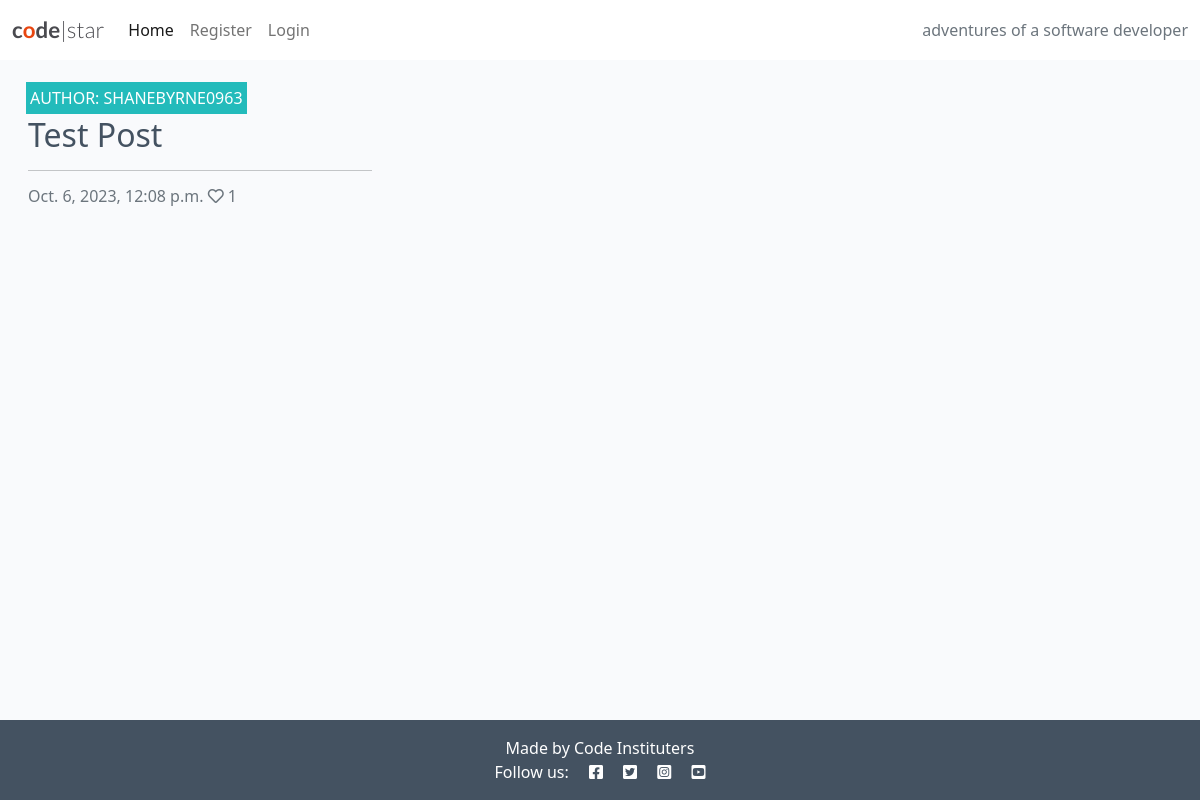
The app's page /, older data.
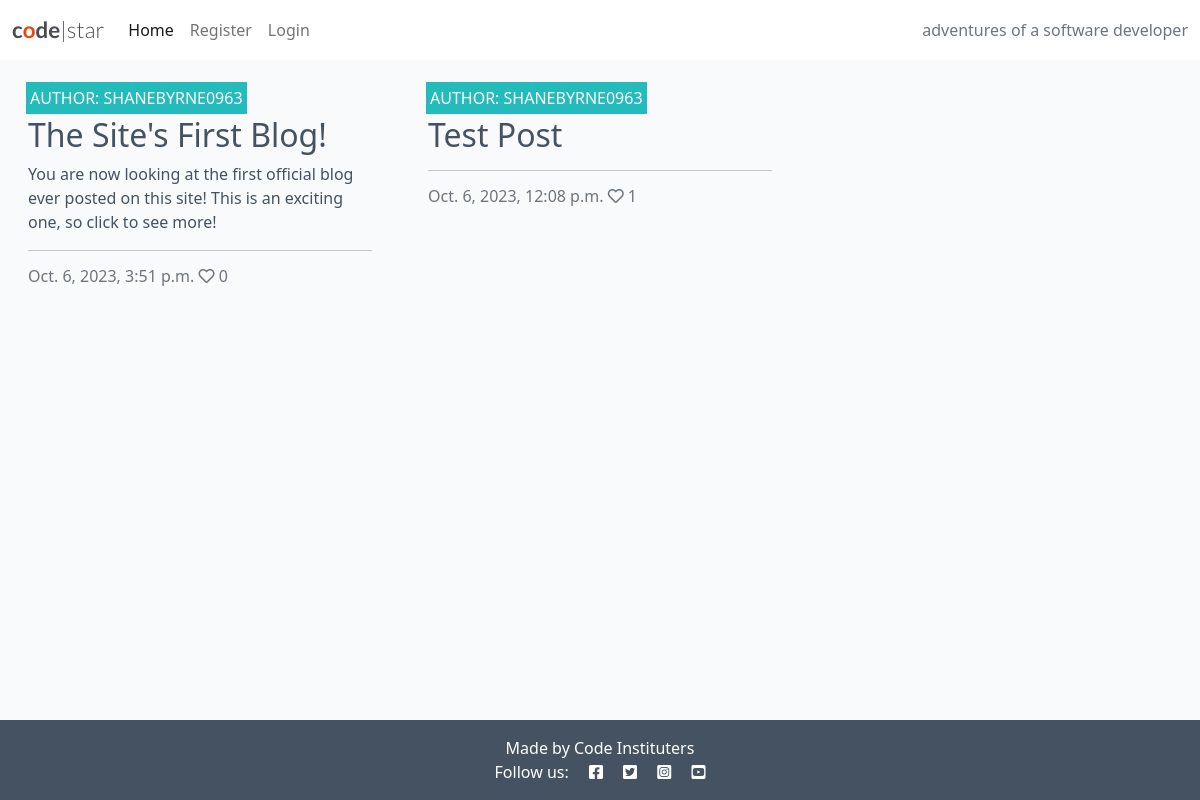
The same page, newer data.
### blog/models.py (models this page shows, shortened)
class Post(models.Model):
    title = models.CharField(max_length=200, unique=True)
    slug = models.SlugField(max_length=200, unique=True)
    author = models.ForeignKey(
        User,
        on_delete=models.CASCADE,
        related_name='blog_posts'
    )
    updated_on_date = models.DateTimeField(auto_now=True)
    content = models.TextField()
    featured_image = CloudinaryField('image', default='placeholder')
    excerpt = models.TextField(blank=True)
    created_on = models.DateTimeField(auto_now_add=True)
    status = models.IntegerField(choices=STATUS, default=0)
    likes = models.ManyToManyField(User, related_name='blog_likes', blank=True)
    class Meta:
        ordering = ['-created_on']
    def number_of_likes(self):
        return self.likes.count()

### blog/views.py (the view)
# urls.py: path('', views.PostList.as_view(), name='home'),
class PostList(generic.ListView):
    model = Post
    queryset = Post.objects.filter(status=1).order_by('-created_on')
    template_name = 'index.html'
    paginate_by = 6

### templates/index.html (shortened to what this page needs)
{% extends "base.html" %}
{% block content %}
<div class="container-fluid">
    <div class="row">
        <div class="col-12 mt-3 left">
            <div class="row">
                {% for post in post_list %}
                    <div class="col-md-4">
                        <div class="card-mb-4">
                            <div class="card-body">
                                <div class="image-container">
                                    <div class="image-flash">
                                        <p class="author">Author: {{ post.author }}</p>
                                    </div>
                                </div>
                                <a href="{% url 'post_detail' post.slug %}" class="post-link">
                                    <h2 class="card-title">{{ post.title }}</h2>
                                    <p class="card-text">{{ post.excerpt }}</p>
                                </a>
                                <hr>
                                <p class="card-text text-muted h6">
                                    {{ post.created_on }}
                                    <i class="far fa-heart"></i>
                                    {{ post.number_of_likes }}
                                </p>
                            </div>
                        </div>
                    </div>
                {% endfor %}
            </div>
        </div>
    </div>
</div>
{%endblock%}

Row changes from the older to the newer data that the page shows:
added Post: author "SHANEBYRNE0963", title "The Site's First Blog!", excerpt "You are now looking at the first official blog ever posted on this site! This is an exciting one, so click to see more!", created_on "Oct. 6, 2023, 3:51 p.m.", number_of_likes "0"
